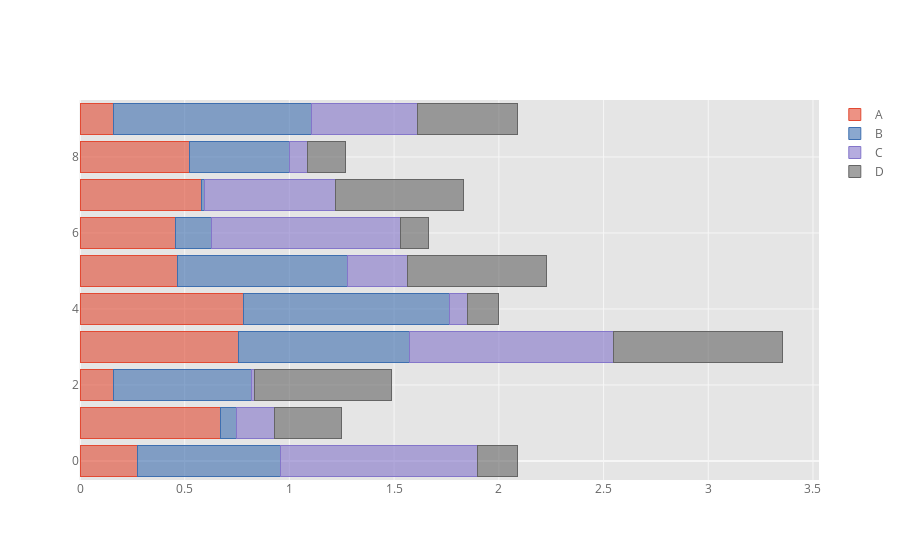

This figure's notebook cell:
### Code cell
df.iplot(kind='barh', barmode='stack')

### Figure 1 — Plotly figure (JSON) as saved in the notebook; plotly's stock layout.template omitted (floating-point values rounded to 4 significant figures)
{"data": [{"marker": {"color": "rgba(226, 74, 51, 0.6)", "line": {"color": "rgba(226, 74, 51, 1.0)", "width": 1}}, "name": "A", "orientation": "h", "text": "", "type": "bar", "x": [0.275, 0.67, 0.1623, 0.7591, 0.7807, 0.4637, 0.4536, 0.5784, 0.5252, 0.1607], "y": [0, 1, 2, 3, 4, 5, 6, 7, 8, 9]}, {"marker": {"color": "rgba(62, 111, 176, 0.6)", "line": {"color": "rgba(62, 111, 176, 1.0)", "width": 1}}, "name": "B", "orientation": "h", "text": "", "type": "bar", "x": [0.6804, 0.07513, 0.6564, 0.813, 0.9814, 0.8156, 0.1742, 0.01659, 0.474, 0.9423], "y": [0, 1, 2, 3, 4, 5, 6, 7, 8, 9]}, {"marker": {"color": "rgba(132, 118, 202, 0.6)", "line": {"color": "rgba(132, 118, 202, 1.0)", "width": 1}}, "name": "C", "orientation": "h", "text": "", "type": "bar", "x": [0.9422, 0.1845, 0.01272, 0.9759, 0.08606, 0.2859, 0.903, 0.6234, 0.08861, 0.5073], "y": [0, 1, 2, 3, 4, 5, 6, 7, 8, 9]}, {"marker": {"color": "rgba(101, 101, 101, 0.6)", "line": {"color": "rgba(101, 101, 101, 1.0)", "width": 1}}, "name": "D", "orientation": "h", "text": "", "type": "bar", "x": [0.1918, 0.3177, 0.654, 0.8043, 0.1483, 0.6625, 0.1318, 0.6139, 0.1821, 0.4772], "y": [0, 1, 2, 3, 4, 5, 6, 7, 8, 9]}], "layout": {"barmode": "stack", "legend": {"bgcolor": "#FFFFFF", "font": {"color": "#666666"}, "traceorder": "normal"}, "paper_bgcolor": "#FFFFFF", "plot_bgcolor": "#E5E5E5", "title": {"font": {"color": "#151516"}}, "xaxis": {"gridcolor": "#F6F6F6", "showgrid": true, "tickfont": {"color": "#666666"}, "title": {"font": {"color": "#666666"}, "text": ""}, "zerolinecolor": "#F6F6F6"}, "yaxis": {"gridcolor": "#F6F6F6", "showgrid": true, "tickfont": {"color": "#666666"}, "title": {"font": {"color": "#666666"}, "text": ""}, "zerolinecolor": "#F6F6F6"}}}
